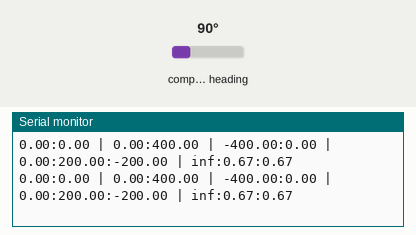
Simulated run of this sketch. Board: Arduino Uno, built with avr-gcc and run on an emulated ATmega328P. Parts: the last lines printed to the serial monitor. Wiring (inferred from the names in the program): HMC5883L compass at I2C address 0x1E. The inputs (shaded band) are chosen by the test bench; at power-on: compass heading 90°.

Above: at 1.2 s.
1.3 s: compass heading set to 7°
At 1.9 s:
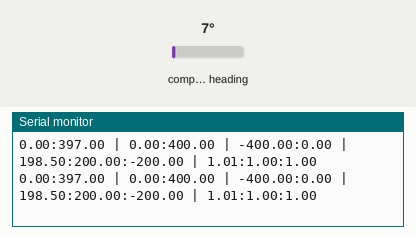
3.2 s: compass heading set to 180°
At 4.3 s:
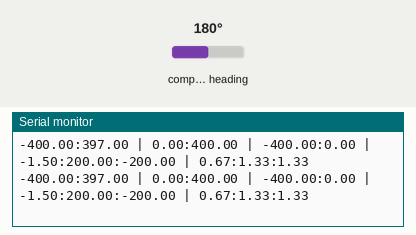
6.2 s: compass heading set to 269°
At 7.2 s:
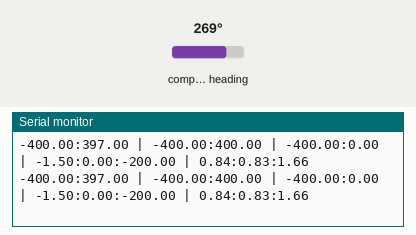

The sketch:

calibration_mag.ino
```cpp
/*
  Calibrate HMC5883L.
  Based on the work of Korneliusz Jarzebski: https://github.com/jarzebski/Arduino-HMC5883L
  Modified by Gabriel Lopes.
*/

#include <Wire.h>
#include <HMC5883L.h>

#define address 0x1E

HMC5883L compass;

float minX = 0;
float maxX = 0;
float minY = 0;
float maxY = 0;
float minZ = 0;
float maxZ = 0;
float offX = 0;
float offY = 0;
float offZ = 0;
float scaleX = 0;
float scaleY = 0;
float scaleZ = 0;

void setup()
{
  Serial.begin(115200);

  // Initialize Initialize HMC5883L
  while (!compass.begin())
  {
    delay(500);
  }

  // Set measurement range
  compass.setRange(HMC5883L_RANGE_1_3GA);

  // Set measurement mode
  compass.setMeasurementMode(HMC5883L_CONTINOUS);

  // Set data rate
  compass.setDataRate(HMC5883L_DATARATE_15HZ);

  // Set number of samples averaged
  compass.setSamples(HMC5883L_SAMPLES_8);

  Serial.println("Setup Complete");
}

void loop()
{
  Vector mag = compass.readValues();

  // Determine Min / Max values
  if (mag.XAxis < minX) minX = mag.XAxis;
  if (mag.XAxis > maxX) maxX = mag.XAxis;
  if (mag.YAxis < minY) minY = mag.YAxis;
  if (mag.YAxis > maxY) maxY = mag.YAxis;
  if (mag.ZAxis < minZ) minZ = mag.ZAxis;
  if (mag.ZAxis > maxZ) maxZ = mag.ZAxis;

  // Calculate offsets
  offX = (maxX + minX)/2;
  offY = (maxY + minY)/2;
  offZ = (maxZ + minZ)/2;
  scaleX = (maxX - minX)/2;
  scaleY = (maxY - minY)/2;
  scaleZ = (maxZ - minZ)/2;

  double scaleTotal = (scaleX + scaleY + scaleZ)/3;

  scaleX = scaleTotal/scaleX;
  scaleY = scaleTotal/scaleY;
  scaleZ = scaleTotal/scaleZ;


  Serial.print(minX);
  Serial.print(":");
  Serial.print(maxX);
  Serial.print(" | ");
  Serial.print(minY);
  Serial.print(":");
  Serial.print(maxY);
  Serial.print(" | ");
  Serial.print(minZ);
  Serial.print(":");
  Serial.print(maxZ);
  Serial.print(" | ");
  Serial.print(offX);
  Serial.print(":");
  Serial.print(offY);
  Serial.print(":");
  Serial.print(offZ);
  Serial.print(" | ");
  Serial.print(scaleX);
  Serial.print(":");
  Serial.print(scaleY);
  Serial.print(":");
  Serial.println(scaleZ);
  Serial.print("\n");
}
```

HMC5883L.h
```cpp
/*
HMC5883L.cpp - Class file for the HMC5883L Triple Axis Digital Compass Arduino Library.
Created by Korneliusz Jarzebski - www.jarzebski.pl
Modifications made by Gabriel Lopes to fit the project.
*/

#ifndef HMC5883L_h
#define HMC5883L_h

#if ARDUINO >= 100
#include "Arduino.h"
#else
#include "WProgram.h"
#endif

#define HMC5883L_ADDRESS              (0x1E)
#define HMC5883L_REG_CONFIG_A         (0x00)
#define HMC5883L_REG_CONFIG_B         (0x01)
#define HMC5883L_REG_MODE             (0x02)
#define HMC5883L_REG_OUT_X_M          (0x03)
#define HMC5883L_REG_OUT_X_L          (0x04)
#define HMC5883L_REG_OUT_Z_M          (0x05)
#define HMC5883L_REG_OUT_Z_L          (0x06)
#define HMC5883L_REG_OUT_Y_M          (0x07)
#define HMC5883L_REG_OUT_Y_L          (0x08)
#define HMC5883L_REG_STATUS           (0x09)
#define HMC5883L_REG_IDENT_A          (0x0A)
#define HMC5883L_REG_IDENT_B          (0x0B)
#define HMC5883L_REG_IDENT_C          (0x0C)

typedef enum
{
    HMC5883L_SAMPLES_8     = 0b11,
    HMC5883L_SAMPLES_4     = 0b10,
    HMC5883L_SAMPLES_2     = 0b01,
    HMC5883L_SAMPLES_1     = 0b00
} hmc5883l_samples_t;

typedef enum
{
    HMC5883L_DATARATE_75HZ       = 0b110,
    HMC5883L_DATARATE_30HZ       = 0b101,
    HMC5883L_DATARATE_15HZ       = 0b100,
    HMC5883L_DATARATE_7_5HZ      = 0b011,
    HMC5883L_DATARATE_3HZ        = 0b010,
    HMC5883L_DATARATE_1_5HZ      = 0b001,
    HMC5883L_DATARATE_0_75_HZ    = 0b000
} hmc5883l_dataRate_t;

typedef enum
{
    HMC5883L_RANGE_8_1GA     = 0b111,
    HMC5883L_RANGE_5_6GA     = 0b110,
    HMC5883L_RANGE_4_7GA     = 0b101,
    HMC5883L_RANGE_4GA       = 0b100,
    HMC5883L_RANGE_2_5GA     = 0b011,
    HMC5883L_RANGE_1_9GA     = 0b010,
    HMC5883L_RANGE_1_3GA     = 0b001,
    HMC5883L_RANGE_0_88GA    = 0b000
} hmc5883l_range_t;

typedef enum
{
    HMC5883L_IDLE          = 0b10,
    HMC5883L_SINGLE        = 0b01,
    HMC5883L_CONTINOUS     = 0b00
} hmc5883l_mode_t;

#ifndef VECTOR_STRUCT_H
#define VECTOR_STRUCT_H
struct Vector
{
    float XAxis;
    float YAxis;
    float ZAxis;
};
#endif

class HMC5883L
{
    public:

	bool begin(void);

	Vector readRaw(void);
	Vector readNormalize(void);
    Vector readValues(void);

	void  setOffset(int xo, int yo);

	void  setRange(hmc5883l_range_t range);
	hmc5883l_range_t getRange(void);

	void  setMeasurementMode(hmc5883l_mode_t mode);
	hmc5883l_mode_t getMeasurementMode(void);

	void  setDataRate(hmc5883l_dataRate_t dataRate);
	hmc5883l_dataRate_t getDataRate(void);

	void  setSamples(hmc5883l_samples_t samples);
	hmc5883l_samples_t getSamples(void);

    private:

	float mgPerDigit;
	Vector v;
    //Vector mag;
	int xOffset, yOffset;

	void writeRegister8(uint8_t reg, uint8_t value);
	uint8_t readRegister8(uint8_t reg);
	uint8_t fastRegister8(uint8_t reg);
	int16_t readRegister16(uint8_t reg);

};

#endif
```

Measured:
- after the input at 1.3 s, the serial monitor: prints a new line at once (image 1)
- after the input at 3.2 s, the serial monitor: prints a new line at once (image 2)
- after the input at 6.2 s, the serial monitor: prints a new line at once (image 3)
